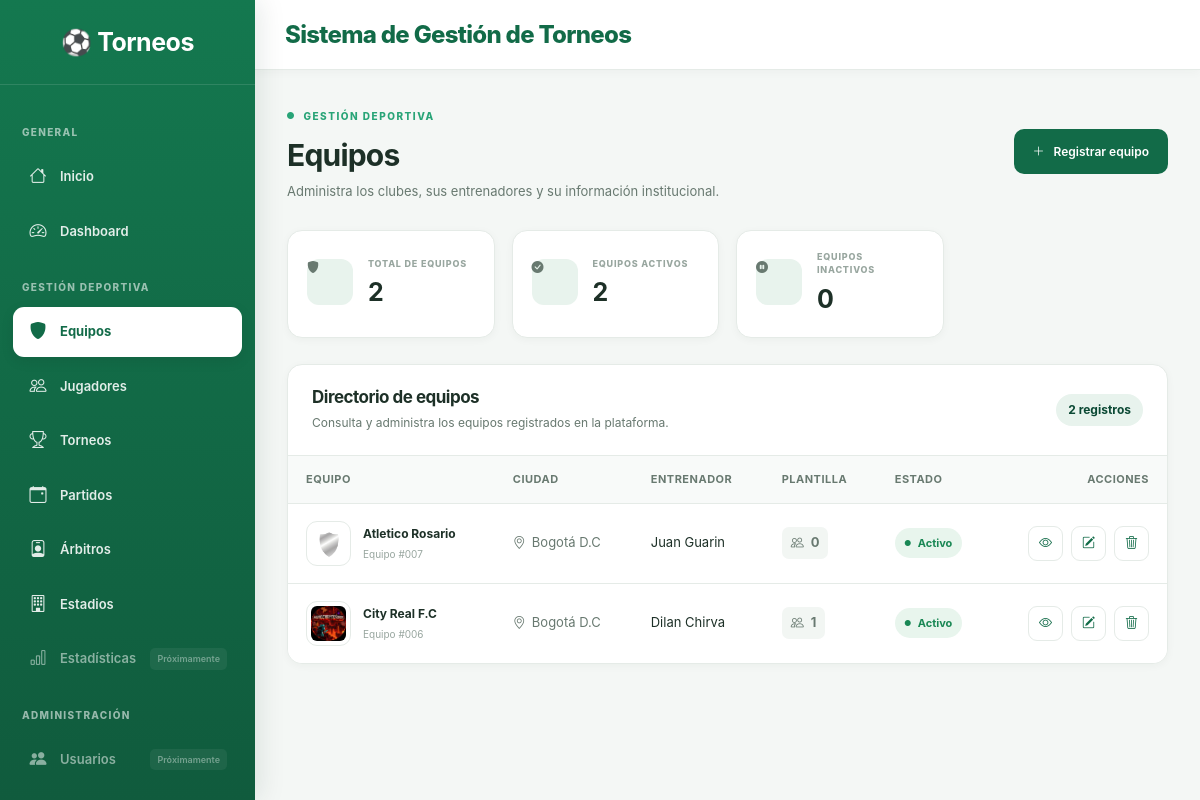
Screenshot of /equipos/ with the database file from the repository.
### app/models/equipo.py (models this page shows, shortened)
class Equipo(db.Model):
    __tablename__ = "equipos"
    id = db.Column(db.Integer, primary_key=True)
    nombre = db.Column(
        db.String(100),
        nullable=False,
        unique=True
    )
    ciudad = db.Column(
        db.String(100),
        nullable=False
    )
    entrenador = db.Column(
        db.String(100),
        nullable=False
    )
    fundacion = db.Column(
        db.Integer,
        nullable=False
    )
    escudo = db.Column(
        db.String(255),
        default="default_team.png"
    )
    estado = db.Column(
        db.Boolean,
        default=True
    )
    jugadores = db.relationship(
        "Jugador",
        back_populates="equipo",
        cascade="all, delete-orphan",
        lazy=True
    )
    torneos = db.relationship(
        "Torneo",
        secondary="torneo_equipos",
        back_populates="equipos"
    )

### app/equipos/routes.py (the view)
@equipos_bp.route("/")
def index():
    equipos = obtener_equipos()
    return render_template(
        "equipos/index.html",
        equipos=equipos
    )

### app/equipos/services.py (called while the page is built)
def obtener_equipos():
    return Equipo.query.order_by(Equipo.nombre).all()

### app/templates/equipos/index.html (shortened to what this page needs)
{% extends "base.html" %}
{% block content %}
<section class="module-header">
    <div>
        <span class="section-eyebrow">
            <i class="bi bi-circle-fill"></i>
            GESTIÓN DEPORTIVA
        </span>
        <h1>Equipos</h1>
        <p>Administra los clubes, sus entrenadores y su información institucional.</p>
    </div>
    <a href="{{ url_for('equipos.nuevo') }}" class="module-primary-btn">
        <i class="bi bi-plus-lg"></i>
        Registrar equipo
    </a>
</section>
<section class="module-summary">
    <div class="module-summary-card">
        <span class="module-summary-icon"><i class="bi bi-shield-fill"></i></span>
        <div>
            <small>TOTAL DE EQUIPOS</small>
            <strong>{{ equipos|length }}</strong>
        </div>
    </div>
    <div class="module-summary-card">
        <span class="module-summary-icon"><i class="bi bi-check-circle-fill"></i></span>
        <div>
            <small>EQUIPOS ACTIVOS</small>
            <strong>{{ equipos|selectattr('estado')|list|length }}</strong>
        </div>
    </div>
    <div class="module-summary-card">
        <span class="module-summary-icon"><i class="bi bi-pause-circle-fill"></i></span>
        <div>
            <small>EQUIPOS INACTIVOS</small>
            <strong>{{ equipos|rejectattr('estado')|list|length }}</strong>
        </div>
    </div>
</section>
<section class="module-table-card">
    <div class="module-table-heading">
        <div>
            <h2>Directorio de equipos</h2>
            <p>Consulta y administra los equipos registrados en la plataforma.</p>
        </div>
        <span class="module-record-count">
            {{ equipos|length }} registros
        </span>
    </div>
    {% if equipos %}
    <div class="table-responsive">
        <table class="table premium-table align-middle mb-0">
            <thead>
                <tr>
                    <th>Equipo</th>
                    <th>Ciudad</th>
                    <th>Entrenador</th>
                    <th>Plantilla</th>
                    <th>Estado</th>
                    <th class="text-end">Acciones</th>
                </tr>
            </thead>
            <tbody>
                {% for equipo in equipos %}
                <tr>
                    <td>
                        <div class="team-cell">
                            {% if equipo.escudo == "default_team.png" %}
                            <img
                                src="{{ url_for('static', filename='img/default_team.png') }}"
                                alt="Escudo predeterminado"
                                class="team-table-logo"
                            >
                            {% else %}
                            <img
                                src="{{ url_for('static', filename='uploads/equipos/' + equipo.escudo) }}"
                                alt="Escudo de {{ equipo.nombre }}"
                                class="team-table-logo"
                            >
                            {% endif %}
                            <div>
                                <a href="{{ url_for('equipos.detalle', id=equipo.id) }}" class="team-name">
                                    {{ equipo.nombre }}
                                </a>
                                <small>Equipo #{{ "%03d"|format(equipo.id) }}</small>
                            </div>
                        </div>
                    </td>
                    <td>
                        <span class="team-city">
                            <i class="bi bi-geo-alt"></i>
                            {{ equipo.ciudad }}
                        </span>
                    </td>
                    <td>{{ equipo.entrenador }}</td>
                    <td>
                        <span class="team-roster-count">
                            <i class="bi bi-people"></i>
                            {{ equipo.jugadores|length }}
                        </span>
                    </td>
                    <td>
                        {% if equipo.estado %}
                        <span class="status-pill status-active">
                            <i class="bi bi-circle-fill"></i> Activo
                        </span>
                        {% else %}
                        <span class="status-pill status-inactive">
                            <i class="bi bi-circle-fill"></i> Inactivo
                        </span>
                        {% endif %}
                    </td>
                    <td>
                        <div class="team-actions">
                            <a
                                href="{{ url_for('equipos.detalle', id=equipo.id) }}"
                                class="table-action action-view"
                                title="Ver equipo"
                            >
                                <i class="bi bi-eye"></i>
                            </a>
                            <a
                                href="{{ url_for('equipos.editar', id=equipo.id) }}"
                                class="table-action action-edit"
                                title="Editar equipo"
                            >
                                <i class="bi bi-pencil-square"></i>
                            </a>
                            <form
                                action="{{ url_for('equipos.eliminar', id=equipo.id) }}"
                                method="POST"
                                class="d-inline delete-form"
                                data-equipo="{{ equipo.nombre }}"
                            >
                                <button
                                    type="submit"
                                    class="table-action action-delete"
                                    title="Eliminar equipo"
                                >
                                    <i class="bi bi-trash3"></i>
                                </button>
                            </form>
                        </div>
                    </td>
                </tr>
                {% endfor %}
            </tbody>
        </table>
    </div>
    {% endif %}
</section>
{% endblock %}

### app/static/css/variables.css (style rules this page uses)
:root { --primary: #126B48; --primary-dark: #0B4934; --primary-light: #E8F3ED; --primary-accent: #28A477; --background: #F4F7F5; --surface: #FFFFFF; --surface-secondary: #F8FAF9; --text-primary: #1D3027; --text-secondary: #687970; --text-muted: #98A69F; --text-white: #FFFFFF; --border: #E5EBE7; --border-strong: #D5DFD9; --success: #198754; --success-light: #E8F5ED; --warning: #D99A32; --warning-light: #FFF5DF; --danger: #C94C4C; --danger-light: #FCECEC; --info: #3685B5; --info-light: #EAF4FA; --font-primary: "Inter", "Segoe UI", Arial, sans-serif; --font-size-xs: 11px; --font-size-sm: 13px; --font-size-md: 14px; --font-size-lg: 17px; --font-size-xl: 22px; --font-size-2xl: 30px; --spacing-xs: 4px; --spacing-sm: 8px; --spacing-md: 16px; --spacing-lg: 24px; --spacing-xl: 32px; --spacing-2xl: 40px; --radius-sm: 7px; --radius-md: 11px; --radius-lg: 15px; --radius-xl: 20px; --radius-full: 999px; --shadow-sm: 0 2px 8px rgba(20, 50, 35, .04); --shadow-md: 0 6px 18px rgba(20, 50, 35, .06); --shadow-lg: 0 14px 35px rgba(20, 50, 35, .09); --transition-fast: .15s ease; --transition-normal: .25s ease; --transition-slow: .35s ease; --sidebar-width: 255px; --navbar-height: 70px; }

### app/static/css/base.css (style rules this page uses)
* { box-sizing: border-box; }
html { scroll-behavior: smooth; }
body { margin: 0; min-height: 100vh; background: var(--background); color: var(--text-primary); font-family: var(--font-primary); font-size: var(--font-size-md); -webkit-font-smoothing: antialiased; -moz-osx-font-smoothing: grayscale; }
h1, h2, h3, h4, h5, h6 { color: var(--text-primary); font-weight: 700; letter-spacing: -.5px; }
h1 { font-size: var(--font-size-2xl); }
h2 { font-size: var(--font-size-xl); }
p { color: var(--text-secondary); line-height: 1.7; }
a { color: var(--primary); text-decoration: none; transition: var(--transition-fast); }
button, input, select, textarea { font: inherit; }
img { max-width: 100%; }

### app/static/css/dashboard.css (style rules this page uses)
.home-eyebrow, .section-eyebrow { display: inline-flex; align-items: center; gap: 8px; margin-bottom: 13px; color: var(--primary-accent); font-size: 10px; font-weight: 800; letter-spacing: 1.5px; }
.home-eyebrow i, .section-eyebrow i { font-size: 7px; }

### rows the page displays
Equipo: nombre "Atletico Rosario", id "007", ciudad "Bogotá D.C", entrenador "Juan Guarin", jugadores|length "0", estado True (drawn)
Equipo: escudo (picture), nombre "City Real F.C", id "006", ciudad "Bogotá D.C", entrenador "Dilan Chirva", jugadores|length "1", estado True (drawn)

### other values shown
{{ equipos|length }} "2"
{{ equipos|selectattr('estado')|list|length }} "2"
{{ equipos|rejectattr('estado')|list|length }} "0"
